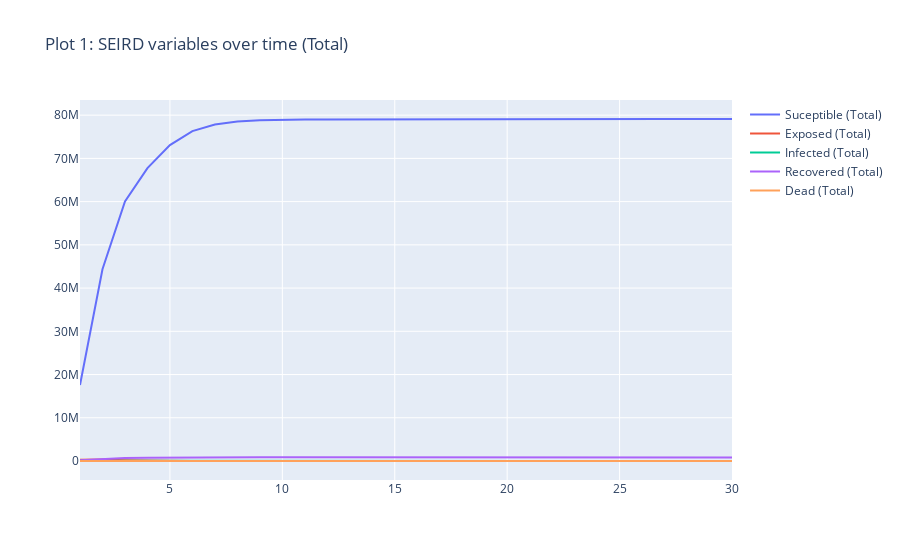

Here is the notebook cell this chart was saved with:
### Code cell
weeks = list(range(1, num_weeks + 1))

fig1 = go.Figure()
fig1.add_trace(go.Scatter(x=weeks, y=suceptible_total, mode='lines', name='Suceptible (Total)'))
fig1.add_trace(go.Scatter(x=weeks, y=exposed_total, mode='lines', name='Exposed (Total)'))
fig1.add_trace(go.Scatter(x=weeks, y=infected_total, mode='lines', name='Infected (Total)'))
fig1.add_trace(go.Scatter(x=weeks, y=recovered_total, mode='lines', name='Recovered (Total)'))
fig1.add_trace(go.Scatter(x=weeks, y=dead_total, mode='lines', name='Dead (Total)'))
fig1.update_layout(title='Plot 1: SEIRD variables over time (Total)')
fig1.show()

### Figure 1 — Plotly figure (JSON) as saved in the notebook; plotly's stock layout.template omitted (floating-point values rounded to 4 significant figures)
{"data": [{"mode": "lines", "name": "Suceptible (Total)", "type": "scatter", "x": [1, 2, 3, 4, 5, 6, 7, 8, 9, 10, 11, 12, 13, 14, 15, 16, 17, 18, 19, 20, 21, 22, 23, 24, 25, 26, 27, 28, 29, 30], "y": [17566379, 44364606, 60017343, 67758939, 73069966, 76300199, 77827467, 78517402, 78803132, 78941798, 79000073, 79025009, 79040497, 79050263, 79057199, 79062947, 79067083, 79071095, 79074812, 79078410, 79082055, 79085466, 79088925, 79092253, 79095593, 79098999, 79102416, 79105723, 79109052, 79112462]}, {"mode": "lines", "name": "Exposed (Total)", "type": "scatter", "x": [1, 2, 3, 4, 5, 6, 7, 8, 9, 10, 11, 12, 13, 14, 15, 16, 17, 18, 19, 20, 21, 22, 23, 24, 25, 26, 27, 28, 29, 30], "y": [315629, 330415, 167600, 78331, 36818, 17797, 8538, 4268, 2068, 1002, 500, 243, 123, 62, 32, 17, 8, 5, 2, 1, 1, 0, 0, 0, 0, 0, 0, 0, 0, 0]}, {"mode": "lines", "name": "Infected (Total)", "type": "scatter", "x": [1, 2, 3, 4, 5, 6, 7, 8, 9, 10, 11, 12, 13, 14, 15, 16, 17, 18, 19, 20, 21, 22, 23, 24, 25, 26, 27, 28, 29, 30], "y": [38251, 30818, 7736, 7751, 5535, 2257, 248, 1026, 213, 109, 23, 32, 12, 4, 1, 1, 0, 0, 0, 0, 0, 0, 0, 0, 0, 0, 0, 0, 0, 0]}, {"mode": "lines", "name": "Recovered (Total)", "type": "scatter", "x": [1, 2, 3, 4, 5, 6, 7, 8, 9, 10, 11, 12, 13, 14, 15, 16, 17, 18, 19, 20, 21, 22, 23, 24, 25, 26, 27, 28, 29, 30], "y": [155643, 448152, 676655, 773333, 819626, 841961, 851289, 852092, 851895, 849716, 846923, 843689, 840278, 836718, 833284, 829729, 826330, 822937, 819471, 816124, 812692, 809340, 805927, 802627, 799303, 795907, 792496, 789193, 785866, 782456]}, {"mode": "lines", "name": "Dead (Total)", "type": "scatter", "x": [1, 2, 3, 4, 5, 6, 7, 8, 9, 10, 11, 12, 13, 14, 15, 16, 17, 18, 19, 20, 21, 22, 23, 24, 25, 26, 27, 28, 29, 30], "y": [2523, 13690, 18309, 19219, 19728, 19918, 19953, 19959, 19961, 19961, 19961, 19961, 19961, 19961, 19961, 19961, 19961, 19961, 19961, 19961, 19961, 19961, 19961, 19961, 19961, 19961, 19961, 19961, 19961, 19961]}], "layout": {"title": {"text": "Plot 1: SEIRD variables over time (Total)"}}}
